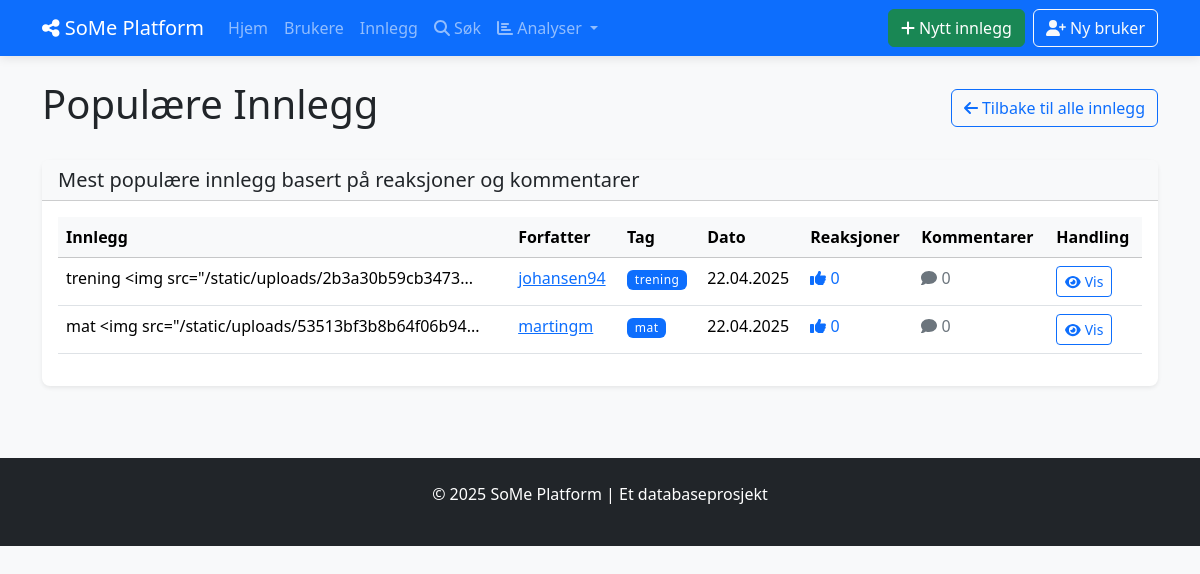
Before: /popular_posts with the older database file.
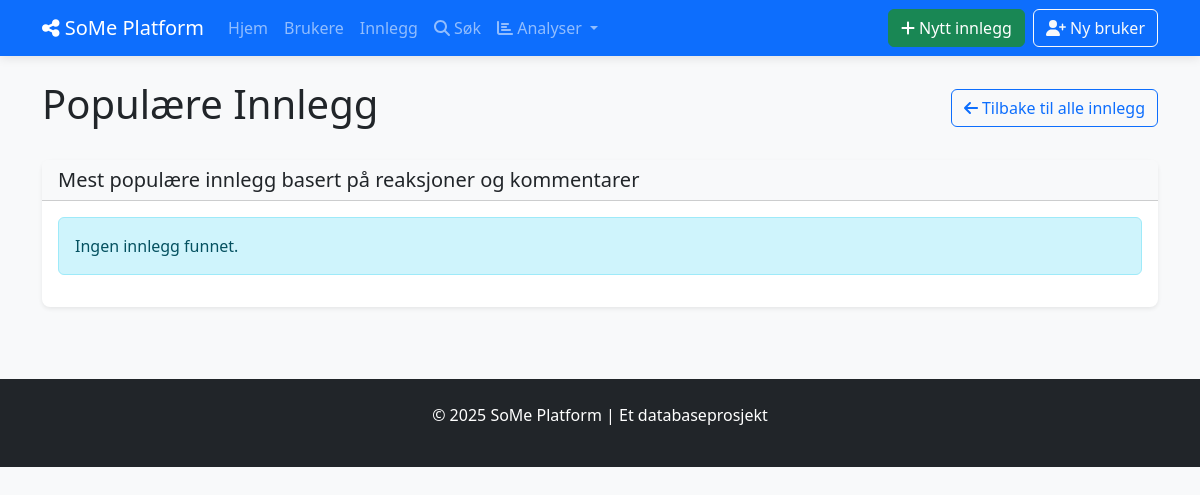
After: the same page with the newer database file.
### tables this page shows
CREATE TABLE INNLEGG (
            innlegg_id INTEGER PRIMARY KEY AUTOINCREMENT,
            innhold TEXT NOT NULL,
            opprettet_dato DATETIME NOT NULL DEFAULT CURRENT_TIMESTAMP,
            oppdatert_dato DATETIME DEFAULT CURRENT_TIMESTAMP,
            synlighet TEXT NOT NULL DEFAULT 'offentlig',
            bruker_id INTEGER NOT NULL,
            FOREIGN KEY (bruker_id) REFERENCES BRUKERE(bruker_id) ON DELETE CASCADE
        );

CREATE TABLE BRUKERE (
            bruker_id INTEGER PRIMARY KEY AUTOINCREMENT,
            brukernavn TEXT NOT NULL UNIQUE,
            epost TEXT NOT NULL UNIQUE,
            passord_hash TEXT NOT NULL,
            profilbilde TEXT,
            bio TEXT,
            registrerings_dato DATE NOT NULL DEFAULT CURRENT_DATE,
            fødselsdato DATE,
            status TEXT DEFAULT 'aktiv'
        );

CREATE TABLE TAGGER (
            tag_id INTEGER PRIMARY KEY AUTOINCREMENT,
            navn TEXT NOT NULL UNIQUE,
            beskrivelse TEXT
        );

### social_media_app/app.py (the view)
@app.route('/popular_posts')
def popular_posts():
    with Database() as db:
        posts = db.fetchall("""
            SELECT
                i.innlegg_id,
                i.innhold,
                i.opprettet_dato,
                i.synlighet,
                b.bruker_id,
                b.brukernavn,
                b.profilbilde,
                t.navn AS tag_navn,
                COUNT(DISTINCT r.reaksjon_id) AS antall_reaksjoner,
                COUNT(DISTINCT k.kommentar_id) AS antall_kommentarer
            FROM INNLEGG i
            JOIN BRUKERE b ON i.bruker_id = b.bruker_id
            LEFT JOIN INNLEGG_TAGGER it ON i.innlegg_id = it.innlegg_id
            LEFT JOIN TAGGER t ON it.tag_id = t.tag_id
            LEFT JOIN REAKSJONER r ON i.innlegg_id = r.innlegg_id
            LEFT JOIN KOMMENTARER k ON i.innlegg_id = k.innlegg_id
            WHERE i.synlighet = 'offentlig'
            GROUP BY i.innlegg_id, t.tag_id
            ORDER BY antall_reaksjoner DESC, i.opprettet_dato DESC
            LIMIT 10
        """)
        posts = [format_date_fields(post, ['opprettet_dato']) for post in posts]
    return render_template('analytics/popular_posts.html', posts=posts)

### social_media_app/app.py (called while the page is built)
def format_date_fields(item, date_fields=None):
    if not item:
        return None
    if not isinstance(item, dict):
        item = dict(item)
    if date_fields:
        for field in date_fields:
            if field in item and item[field]:
                try:
                    if 'T' in item[field]:  # ISO format
                        item[field] = datetime.fromisoformat(item[field].replace('Z', '+00:00'))
                    else:  # SQLite default format
                        item[field] = datetime.strptime(item[field], '%Y-%m-%d %H:%M:%S')
                except (ValueError, TypeError):
                    try:
                        item[field] = datetime.strptime(item[field], '%Y-%m-%d')
                    except (ValueError, TypeError):
                        pass  # Keep original if parsing fails
    return item

### social_media_app/db_config.py (called while the page is built)
    def __enter__(self):
        return self

    def __exit__(self, exc_type, exc_val, exc_tb):
        self.cursor.close()
        if self.conn:
            self.conn.close()

    def fetchall(self, sql, params=None):
        self.cursor.execute(sql, params or ())
        return self.cursor.fetchall()

### social_media_app/templates/analytics/popular_posts.html (shortened to what this page needs)
{% extends "base.html" %}
{% block content %}
<div class="d-flex justify-content-between align-items-center mb-4">
    <h1>Populære Innlegg</h1>
    <a href="{{ url_for('list_posts') }}" class="btn btn-outline-primary">
        <i class="fas fa-arrow-left"></i> Tilbake til alle innlegg
    </a>
</div>
<div class="card shadow-sm mb-4">
    <div class="card-header bg-light">
        <h2 class="h5 mb-0">Mest populære innlegg basert på reaksjoner og kommentarer</h2>
    </div>
    <div class="card-body">
        {% if posts %}
            <div class="table-responsive">
                <table class="table table-hover">
                    <thead class="table-light">
                        <tr>
                            <th>Innlegg</th>
                            <th>Forfatter</th>
                            <th>Tag</th>
                            <th>Dato</th>
                            <th>Reaksjoner</th>
                            <th>Kommentarer</th>
                            <th>Handling</th>
                        </tr>
                    </thead>
                    <tbody>
                        {% for post in posts %}
                        <tr>
                            <td>
                                {% if post.innhold|length > 50 %}
                                    {{ post.innhold[:50] }}...
                                {% else %}
                                    {{ post.innhold }}
                                {% endif %}
                            </td>
                            <td>
                                <a href="{{ url_for('view_user', user_id=post.bruker_id) }}">
                                    {{ post.brukernavn }}
                                </a>
                            </td>
                            <td>
                                {% if post.tag_navn %}
                                    <span class="badge bg-primary">{{ post.tag_navn }}</span>
                                {% else %}
                                    <span class="text-muted">-</span>
                                {% endif %}
                            </td>
                            <td>{{ post.opprettet_dato.strftime('%d.%m.%Y') }}</td>
                            <td>
                                <span class="text-primary">
                                    <i class="fas fa-thumbs-up"></i> {{ post.antall_reaksjoner }}
                                </span>
                            </td>
                            <td>
                                <span class="text-secondary">
                                    <i class="fas fa-comment"></i> {{ post.antall_kommentarer }}
                                </span>
                            </td>
                            <td>
                                <a href="{{ url_for('view_post', post_id=post.innlegg_id) }}" class="btn btn-sm btn-outline-primary">
                                    <i class="fas fa-eye"></i> Vis
                                </a>
                            </td>
                        </tr>
                        {% endfor %}
                    </tbody>
                </table>
            </div>
        {% else %}
            <div class="alert alert-info">
                Ingen innlegg funnet.
            </div>
        {% endif %}
    </div>
</div>
{% endblock %}

Changed rows visible on the page:
removed INNLEGG: innhold "trening <img src=\"/static/uploads/2b3a30b59cb3473", brukernavn "johansen94", tag_navn "trening", opprettet_dato "22.04.2025", antall_reaksjoner "0", antall_kommentarer "0"
removed INNLEGG: innhold "mat <img src=\"/static/uploads/53513bf3b8b64f06b94", brukernavn "martingm", tag_navn "mat", opprettet_dato "22.04.2025", antall_reaksjoner "0", antall_kommentarer "0"
Other visible differences:
text no longer shown: "Innlegg Forfatter Tag Dato Reaksjoner Kommentarer Handling"
text now shown: "Ingen innlegg funnet."
